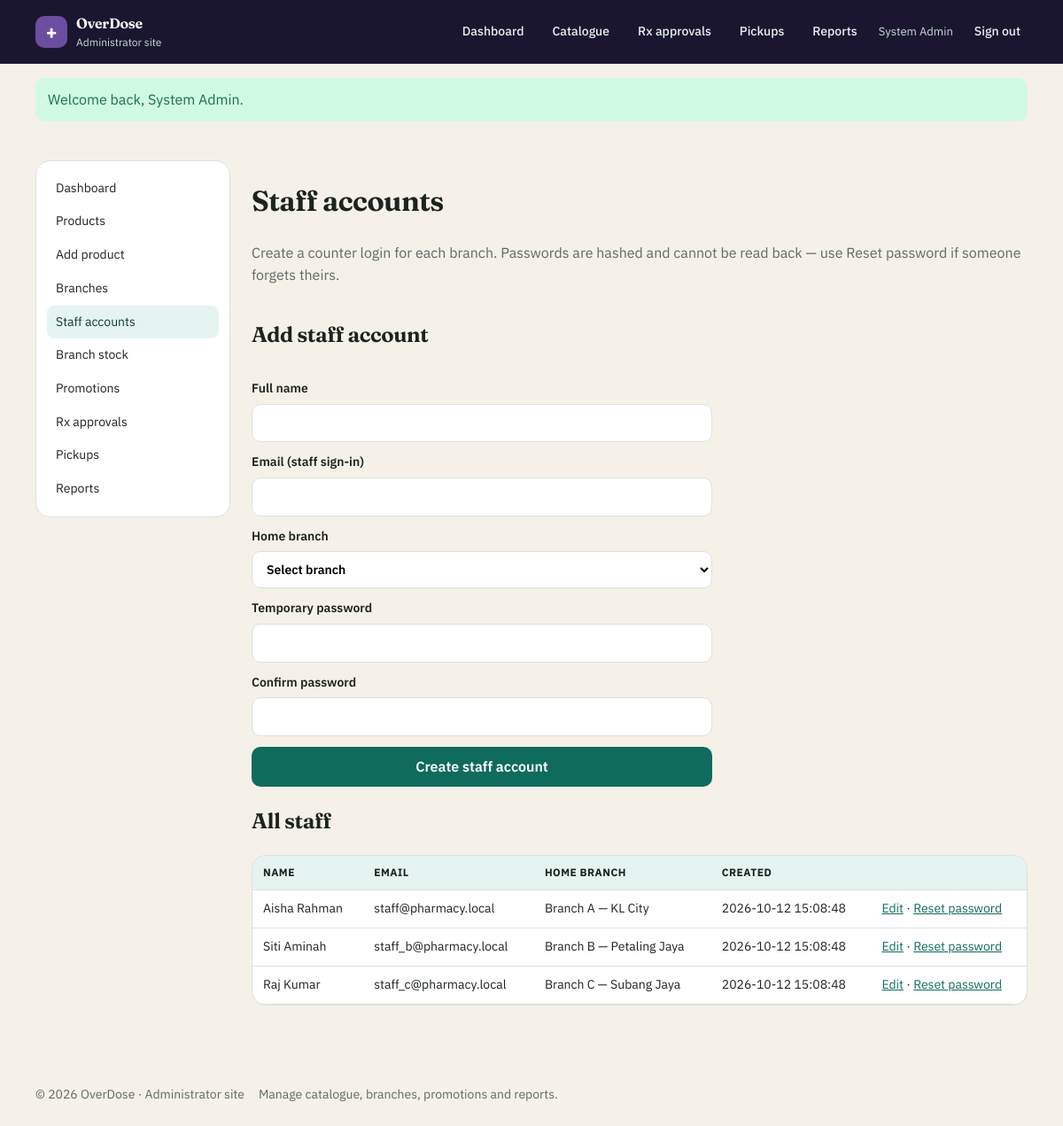
The page /admin/staff.php (signed in) on the database its author committed.
### tables this page shows
CREATE TABLE users (
  id INT UNSIGNED NOT NULL AUTO_INCREMENT,
  name VARCHAR(120) NOT NULL,
  email VARCHAR(190) NOT NULL,
  password_hash VARCHAR(255) NOT NULL,
  role ENUM('customer', 'staff', 'admin') NOT NULL DEFAULT 'customer',
   
  branch_id INT UNSIGNED NULL,
  created_at DATETIME NOT NULL DEFAULT CURRENT_TIMESTAMP,
  PRIMARY KEY (id),
  UNIQUE KEY uq_users_email (email),
  KEY idx_users_branch (branch_id),
  CONSTRAINT fk_users_branch
    FOREIGN KEY (branch_id) REFERENCES branches (id)
    ON UPDATE CASCADE ON DELETE SET NULL
);

CREATE TABLE branches (
  id INT UNSIGNED NOT NULL AUTO_INCREMENT,
  name VARCHAR(120) NOT NULL,
  address VARCHAR(255) NOT NULL,
  phone VARCHAR(40) NOT NULL,
  opening_hours VARCHAR(120) NOT NULL DEFAULT '9:00–18:00',
  is_active TINYINT(1) NOT NULL DEFAULT 1,
  PRIMARY KEY (id)
);

### includes/helpers.php (called while the page is built, shortened)
<?php
function e(?string $value): string
{
    return htmlspecialchars((string) $value, ENT_QUOTES | ENT_SUBSTITUTE, 'UTF-8');
}
function app_base(): string
{
    static $base = null;
    if ($base !== null) {
        return $base;
    }
    $projectRoot = str_replace('\\', '/', realpath(dirname(__DIR__)) ?: dirname(__DIR__));
    $docRoot = str_replace('\\', '/', realpath($_SERVER['DOCUMENT_ROOT'] ?? '') ?: ($_SERVER['DOCUMENT_ROOT'] ?? ''));
    if ($docRoot !== '' && str_starts_with($projectRoot, rtrim($docRoot, '/'))) {
        $base = substr($projectRoot, strlen(rtrim($docRoot, '/')));
    } else {
        $script = str_replace('\\', '/', dirname($_SERVER['SCRIPT_NAME'] ?? '/'));
        if (str_ends_with($script, '/admin') || str_ends_with($script, '/staff') || str_ends_with($script, '/pages') || str_ends_with($script, '/api')) {
            $script = dirname($script);
        }
        $base = $script === '/' ? '' : $script;
    }
    $base = rtrim($base, '/');
    return $base;
}
function url(string $path = ''): string
{
    $path = ltrim($path, '/');
    $base = app_base();
    return ($base === '' ? '' : $base) . '/' . $path;
}
function get_int(string $key, int $default = 0): int
{
    return filter_input(INPUT_GET, $key, FILTER_VALIDATE_INT) ?: $default;
}

### includes/db.php (called while the page is built, shortened)
<?php
function db_bind(mysqli_stmt $stmt, string $types, array $params): void
{
    if ($types === '') {
        return;
    }
    $refs = [];
    foreach ($params as $i => $value) {
        $refs[$i] = &$params[$i];
    }
    $stmt->bind_param($types, ...$refs);
}
function db_all(mysqli $db, string $sql, string $types = '', array $params = []): array
{
    $stmt = $db->prepare($sql);
    db_bind($stmt, $types, $params);
    $stmt->execute();
    $result = $stmt->get_result();
    $rows = $result->fetch_all(MYSQLI_ASSOC);
    return $rows;
}

### includes/portal.php (called while the page is built, shortened)
<?php
function current_portal(): string
{
    $script = str_replace('\\', '/', $_SERVER['SCRIPT_NAME'] ?? '');
    if (str_contains($script, '/admin/')) {
        return 'admin';
    }
    return 'customer';
}
function portal_session_path(?string $portal = null): string
{
    $base = app_base();
    $root = $base === '' ? '/' : $base . '/';
    return match ($portal ?? current_portal()) {
        'admin' => rtrim($root, '/') . '/admin/',
        'staff' => rtrim($root, '/') . '/staff/',
        default => $root,
    };
}

### admin/staff.php (the view, shortened to what this page needs)
<?php
$db = db();
$editId = get_int('id');
$resetId = get_int('reset');
$edit = $editId
    ? db_one($db, 'SELECT id, name, email, role, branch_id FROM users WHERE id = ? AND role = ?', 'is', [$editId, 'staff'])
    : null;
$resetUser = $resetId
    ? db_one($db, 'SELECT id, name, email FROM users WHERE id = ? AND role = ?', 'is', [$resetId, 'staff'])
    : null;
$name = $edit['name'] ?? '';
$email = $edit['email'] ?? '';
$staff = db_all(
    $db,
    'SELECT u.id, u.name, u.email, u.created_at, u.branch_id, b.name AS branch_name
     FROM users u
     LEFT JOIN branches b ON b.id = u.branch_id
     WHERE u.role = ?
     ORDER BY b.name IS NULL, b.name, u.name',
    's',
    ['staff']
);
require dirname(__DIR__) . '/includes/header.php';
?>
<div class="container layout-admin">
  <?php require dirname(__DIR__) . '/includes/admin_nav.php'; ?>
  <div>
    <h1>Staff accounts</h1>
    <p class="muted">Create a counter login for each branch. Passwords are hashed and cannot be read back — use Reset password if someone forgets theirs.</p>
    <?php if ($resetUser): ?>
      <form class="form" method="post">
        <?= csrf_field() ?>
        <input type="hidden" name="action" value="reset_password">
        <input type="hidden" name="id" value="<?= (int) $resetUser['id'] ?>">
        <h2>Reset password — <?= e($resetUser['name']) ?></h2>
        <p class="muted"><?= e($resetUser['email']) ?></p>
        <label>New temporary password
          <input type="password" name="password" required minlength="8" autocomplete="new-password">
        </label>
        <label>Confirm new password
          <input type="password" name="confirm" required minlength="8" autocomplete="new-password">
        </label>
        <button class="btn" type="submit">Save new password</button>
        <a class="btn btn-secondary" href="<?= e(url('admin/staff.php')) ?>">Cancel</a>
      </form>
    <?php else: ?>
      <form class="form" method="post">
        <h2><?= $edit ? 'Edit staff account' : 'Add staff account' ?></h2>
        <label>Full name
          <input type="text" name="name" required maxlength="120" value="<?= e($name) ?>">
        </label>
        <label>Email (staff sign-in)
          <input type="email" name="email" required maxlength="190" value="<?= e($email) ?>">
        </label>
        <label>Home branch
          <select name="branch_id" required>
            <option value="0">Select branch</option>
          </select>
        </label>
        <?php if (!$edit): ?>
          <label>Temporary password
            <input type="password" name="password" required minlength="8" autocomplete="new-password">
          </label>
          <label>Confirm password
            <input type="password" name="confirm" required minlength="8" autocomplete="new-password">
          </label>
        <?php else: ?>
          <p class="muted">To change the password, use <a href="<?= e(url('admin/staff.php?reset=' . (int) $edit['id'])) ?>">Reset password</a>.</p>
        <?php endif; ?>
        <button class="btn" type="submit"><?= $edit ? 'Save changes' : 'Create staff account' ?></button>
      </form>
    <?php endif; ?>
    <h2>All staff</h2>
    <?php if (!$staff): ?>
      <p class="empty">No staff accounts yet.</p>
    <?php else: ?>
      <div class="table-wrap">
        <table>
          <thead><tr><th>Name</th><th>Email</th><th>Home branch</th><th>Created</th><th></th></tr></thead>
          <tbody>
            <?php foreach ($staff as $row): ?>
              <tr>
                <td><?= e($row['name']) ?></td>
                <td><?= e($row['email']) ?></td>
                <td><?= e($row['branch_name'] ?: '— unassigned —') ?></td>
                <td><?= e((string) $row['created_at']) ?></td>
                <td>
                  <a href="<?= e(url('admin/staff.php?id=' . (int) $row['id'])) ?>">Edit</a>
                  ·
                  <a href="<?= e(url('admin/staff.php?reset=' . (int) $row['id'])) ?>">Reset password</a>
                </td>
              </tr>
            <?php endforeach; ?>
          </tbody>
        </table>
      </div>
    <?php endif; ?>
  </div>
</div>
<?php require dirname(__DIR__) . '/includes/footer.php'; ?>

### public/css/style.css (style rules this page uses)
:root { --teal-900: #0b3d36; --teal-700: #0f6b5c; --teal-500: #1a8f7a; --teal-100: #e6f4f1; --cream: #f6f1e8; --ink: #1c241f; --muted: #5c6b66; --card: #ffffff; --danger: #9b2c2c; --warning: #b45309; --ok: #157347; --line: #d9e2de; --shadow: 0 10px 30px rgba(11, 61, 54, 0.08); --radius: 16px; }
*, *::before, *::after { box-sizing: border-box; }
html { scroll-behavior: smooth; }
body { margin: 0; font-family: "IBM Plex Sans", system-ui, sans-serif; color: var(--ink); background: var(--cream); line-height: 1.55; }
h1, h2, h3, .brand strong { font-family: Fraunces, Georgia, serif; font-weight: 650; letter-spacing: -0.02em; }
a { color: var(--teal-700); }
.container { width: min(1120px, calc(100% - 32px)); margin-inline: auto; }
.search-bar input, .search-bar select, input[type="text"], input[type="email"], input[type="password"], input[type="number"], input[type="date"], select, textarea { width: 100%; padding: 10px 12px; border: 1px solid var(--line); border-radius: 10px; font: inherit; background: #fff; }
.muted { color: var(--muted); }
.btn, button.btn, input.btn { display: inline-flex; align-items: center; justify-content: center; background: var(--teal-700); color: #fff; border: 0; padding: 10px 16px; border-radius: 10px; text-decoration: none; font: inherit; font-weight: 600; cursor: pointer; }
table { width: 100%; border-collapse: collapse; background: #fff; border-radius: var(--radius); overflow: hidden; }
th, td { padding: 10px 12px; text-align: left; border-bottom: 1px solid var(--line); font-size: 14px; }
th { background: var(--teal-100); font-size: 12px; text-transform: uppercase; letter-spacing: 0.04em; }
.table-wrap { overflow-x: auto; border: 1px solid var(--line); border-radius: var(--radius); }
.form { display: grid; gap: 12px; max-width: 520px; }
.form label { font-weight: 600; font-size: 14px; display: grid; gap: 6px; }
.layout-admin { display: grid; grid-template-columns: 220px 1fr; gap: 24px; padding: 28px 0 48px; }

### rows shown on the page
users: name "Aisha Rahman", email "staff@pharmacy.local", branch.name "Branch A — KL City", created_at "2026-10-12 15:08:48"
users: name "Siti Aminah", email "staff_b@pharmacy.local", branch.name "Branch B — Petaling Jaya", created_at "2026-10-12 15:08:48"
users: name "Raj Kumar", email "staff_c@pharmacy.local", branch.name "Branch C — Subang Jaya", created_at "2026-10-12 15:08:48"

### other values the page prints
APP_NAME "OverDose"
$brandTag "Administrator site"
$user['name'] "System Admin"
$flash['message'] "Welcome back, System Admin."
